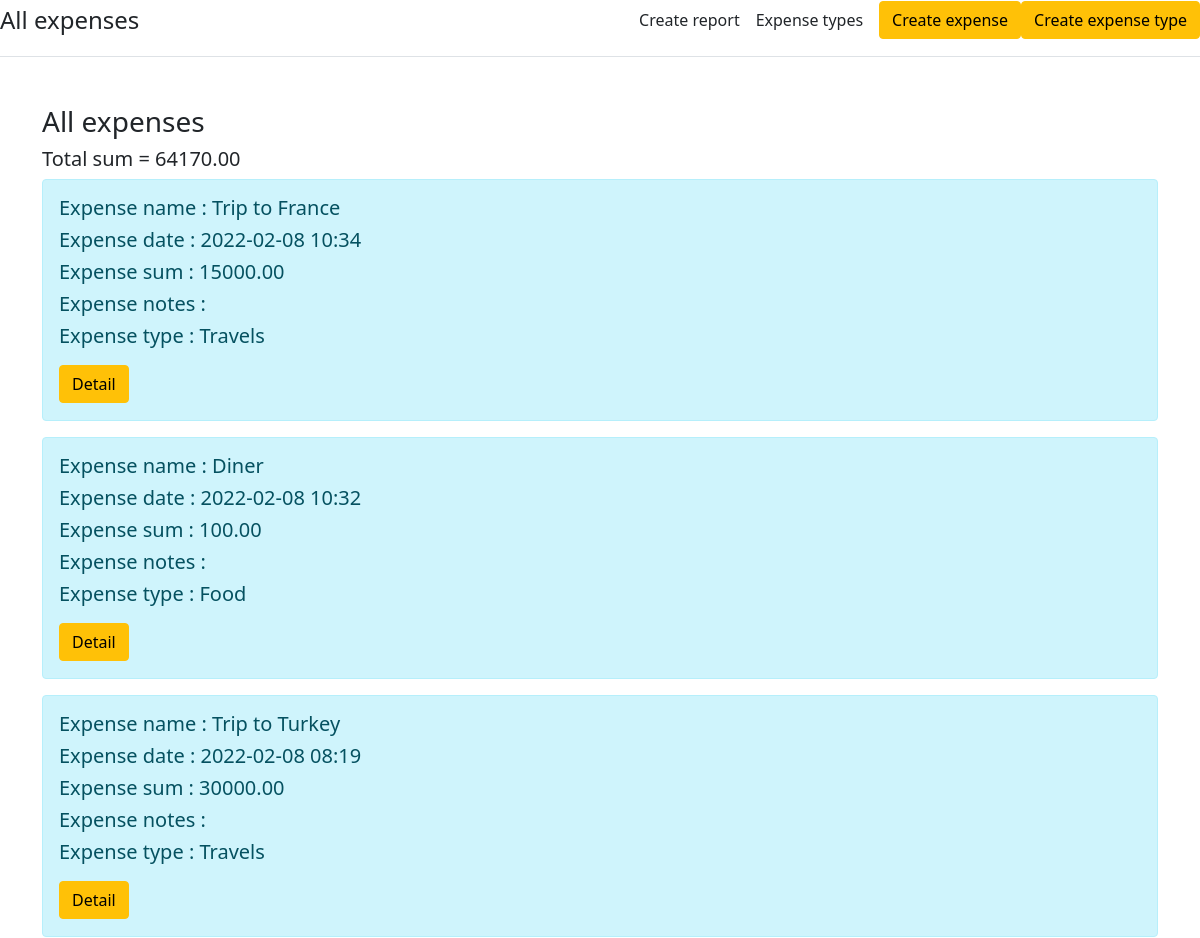
Before: / (upper part) with the older database file.
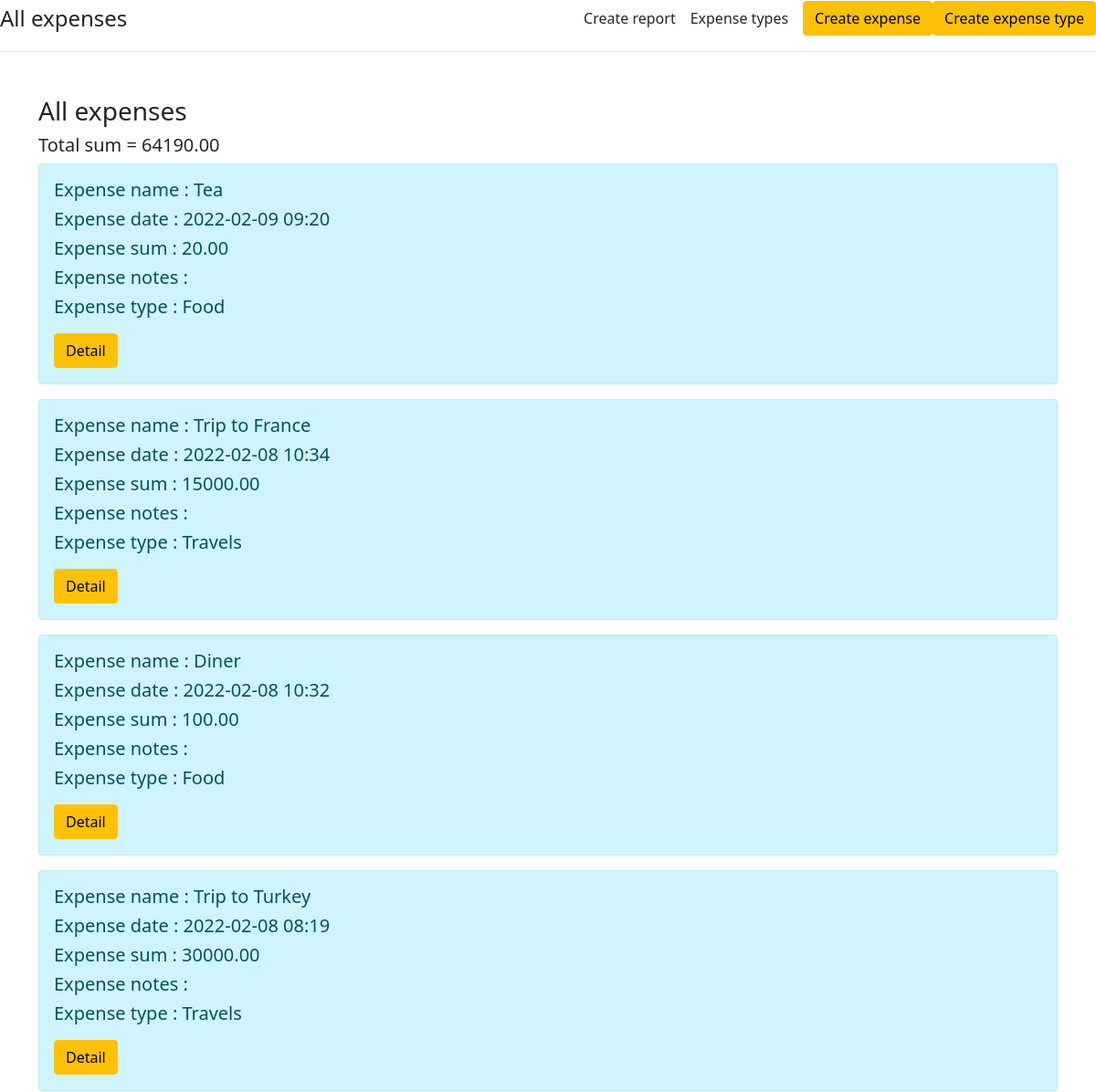
After: the same page with the newer database file.
### database.py (models this page shows, shortened)
class Expense(db.Model):
    __tablename__ = 'expense'
    id = db.Column(db.Integer, primary_key=True)
    name = db.Column(db.String(32), nullable=False)
    date = db.Column(db.DateTime, default=datetime.utcnow)
    expense_sum = db.Column(db.Numeric, nullable=False)
    notes = db.Column(db.String(200), nullable=True)
    expense_type_id = db.Column(db.Integer, db.ForeignKey('expense_type.id'), nullable=False)
    expense = db.relationship('ExpenseType', backref=db.backref('expenses', lazy=True))

class ExpenseType(db.Model):
    __tablename__ = 'expense_type'
    id = db.Column(db.Integer, primary_key=True)
    name = db.Column(db.String(32), nullable=False)
    is_active = db.Column(db.Boolean, default=True)
    def __repr__(self):
        return self.name

### expenses.py (the view)
@app.route('/')
def expense():
    expenses = Expense.query.order_by(Expense.date.desc()).all()
    total_sum = 0
    for el in expenses:
        total_sum += el.expense_sum
    return render_template('app/expenses.html', expenses=expenses, total_sum=total_sum)

### templates/app/expenses.html (shortened to what this page needs)
{% extends 'base.html' %}
{% block body %}
<div class="container mt-5">
    <h3> All expenses </h3>
    <h5> Total sum = {{ total_sum|round(2) }}</h5>
    {% for el in expenses %}
    <div class="alert alert-info">
        <h5>Expense name : {{ el.name }}</h5>
        <h5>Expense date : {{ el.date.strftime('%Y-%m-%d   %H:%M') }}</h5>
        <h5>Expense sum : {{ el.expense_sum|round(2) }}</h5>
        <h5>Expense notes : {{ el.notes }}</h5>
        <h5>Expense type : {{ el.expense }}</h5>
        <a href="/expense/{{ el.id }}" class="btn btn-warning">Detail</a>
    </div>
    {% endfor %}
</div>
{% endblock %}

### templates/base.html (shortened to what this page needs)
<!doctype html>
<html lang="en">
<head>
    <link rel="stylesheet" href="{{url_for('static', filename='css/main.css')}}">
    <link rel="stylesheet" href="https://cdn.jsdelivr.net/npm/bootstrap@5.1.3/dist/css/bootstrap.min.css"
>
</head>
<body>
<div class="d-flex flex-column flex-md-row align-items-center pb-3 mb-4 border-bottom">
    <a href="/" class="d-flex align-items-center text-dark text-decoration-none">
        <span class="fs-4">All expenses</span>
    </a>
    <nav class="d-inline-flex mt-2 mt-md-0 ms-md-auto">
        <a class="me-3 py-2 text-dark text-decoration-none" href="/report">Create report</a>
        <a class="me-3 py-2 text-dark text-decoration-none" href="/expense-types">Expense types</a>
    </nav>
    <a class="btn btn-warning" href="/create-expense"> Create expense</a>
    <a class="btn btn-warning" href="/create-expense-type"> Create expense type</a>
</div>
<h1>{% block body %}{% endblock %}</h1>
</body>
</html>

Changed rows visible on the page:
added Expense: name "Tea", date "2022-02-09 09:20", expense_sum "20.00", expense "Food"
Other visible differences:
{{ total_sum|round(2) }}: "64170.00" → "64190.00"
